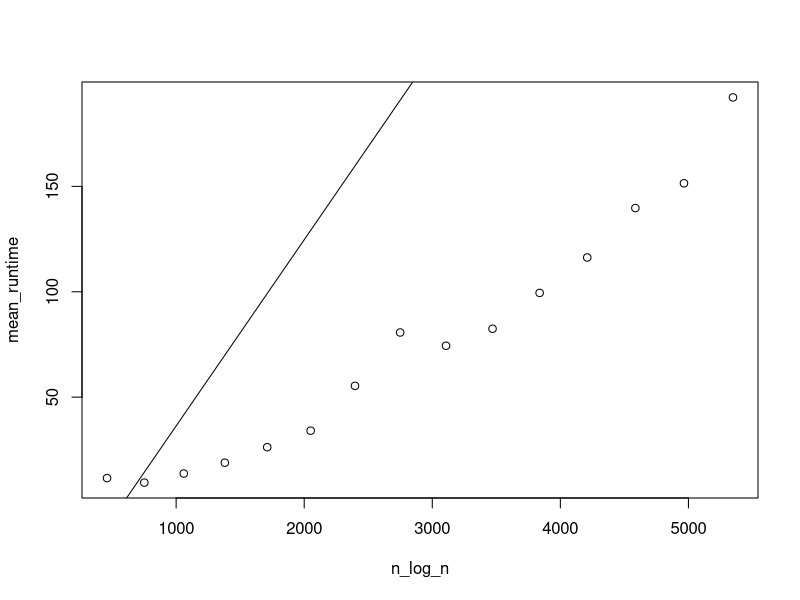

Write R code to recreate this figure.
library(microbenchmark)

whitneySquare <- setClass("whitneySquare",
    slots = c(
        x = "numeric",
        y = "numeric",
        w = "numeric"
    )
)

setMethod("initialize", "whitneySquare",
    function(.Object, x = numeric(0), y = numeric(0), w = numeric(0)) {
        .Object@x <- x
        .Object@y <- y
        .Object@w <- w
        return(.Object)
    }
)

setMethod("[", "whitneySquare", function(x,i,...) whitneySquare(x@x[i], x@y[i], x@w[i]))
setMethod("[<-", "whitneySquare", function(x,i,...,value) {
    x@x[i] <- value@x
    x@y[i] <- value@y
    x@w[i] <- value@w
    return(x)
})

setMethod("length", "whitneySquare", function(x) length(x@x))

setMethod("append", signature(x = "whitneySquare", values = "whitneySquare"), function(x, values, after = length(x)) {
    return(whitneySquare(append(x@x, values@x, after), append(x@y, values@y, after), append(x@w, values@w, after)))
})

quadtree <- setClass("quadtree",
    slots = c(
        squares = "whitneySquare",
        # root = "numeric",
        children = "matrix",
        rep_x = "numeric",
        rep_y = "numeric"
    )
)

setMethod("initialize", "quadtree",
    function(.Object, squares, children, rep_x, rep_y) {
        .Object@squares <- squares
        .Object@children <- children
        .Object@rep_x <- rep_x
        .Object@rep_y <- rep_y
        return(.Object)
    }
)

# [i,j] = whether the i-th square contains the j-th point
belong_ <- function(squares, x, y) {
    outer(squares@x, x, `<=`) & outer(squares@x + squares@w, x, `>`) & outer(squares@y, y, `<=`) & outer(squares@y + squares@w, y, `>`)
}

# z shaped
quadsect_ <- function(square) {
    square@w <- c(c(0.5,0.5,0.5,0.5) %*% t(square@w))
    square@x <- c(c(1,1,1,1) %*% t(square@x)) + square@w * c(0,1,0,1)
    square@y <- c(c(1,1,1,1) %*% t(square@y)) + square@w * c(0,0,1,1)
    return(square)
}

partition_ <- function(x, y) {
    squares <- whitneySquare(0, 0, 1)
    children <- matrix(NA, 1, 4)
    rep_x <- c(NA_integer_)
    rep_y <- c(NA_integer_)

    q <- c(1)

    while (length(q) > 0) {
        queue <- squares[q]
        contain_matrix <- belong_(queue, x, y)
        contain_count <- rowSums(contain_matrix)

        contain_one <- contain_count == 1
        is_internal <- contain_count > 1

        sub_squares <- quadsect_(queue[is_internal])
        sub_contain_matrix <- belong_(sub_squares, x, y)
        replaced <- c()
        i <- 0
        j <- 0
        for (internal in is_internal) {
            j <- j + 1
            if (!internal) next

            i <- i + 1
            is_empty <- rowSums(sub_contain_matrix[(4*i-3):(4*i),]) == 0
            if (sum(is_empty) == 3) {
                squares[q[j]] <- sub_squares[4*i - 4 + which(!is_empty)]
                replaced <- append(replaced, q[j])
                is_internal[j] <- FALSE
            }
        }

        if (sum(contain_one) == 1) {
            rep_x[q[contain_one]] <- x[contain_matrix[contain_one,]]
            rep_y[q[contain_one]] <- y[contain_matrix[contain_one,]]
        } else {
            rep_index <- apply(contain_matrix[contain_one,],1,function(x) which(x)[1])
            rep_x[q[contain_one]] <- x[rep_index]
            rep_y[q[contain_one]] <- y[rep_index]
        }
        
        rep_x <- append(rep_x, rep(NA_integer_, 4*sum(is_internal)))
        rep_y <- append(rep_y, rep(NA_integer_, 4*sum(is_internal)))
        
        if (any(is_internal)) {
            i <- apply(matrix(contain_matrix[is_internal,], ncol=length(x)), 1, function(row) min(which(row)))
            rep_x[q[is_internal]] <- x[i]
            rep_y[q[is_internal]] <- y[i]
        }

        squares <- append(squares, quadsect_(queue[is_internal]))

        children[q[is_internal],] <- matrix(nrow(children) + seq_len(4*sum(is_internal)), ncol=4, byrow = TRUE)
        q <- c(replaced, nrow(children) + seq_len(4*sum(is_internal)))

        children <- rbind(children, matrix(NA, 4*sum(is_internal), 4))
    }

    return(quadtree(
        squares,
        children,
        rep_x,
        rep_y
    ))
}

# TODO vectorize this function, at least for u
ws_pairs <- function(tree, u, v, s) {
    is_leaf <- function(i) {
        return(all(is.na(tree@children[i,])))
    }

    is_well_separated <- function(i, j) {
        if (is_leaf(i) & is_leaf(j)) return(TRUE)
        distance <- max(abs(tree@rep_x[i] - tree@rep_x[j]), abs(tree@rep_y[i] - tree@rep_y[j]))
        radius <- tree@squares@w[i] + tree@squares@w[j]

        return(radius < s * distance)
    }

    if ((is_leaf(u) & is_leaf(v) & u == v)) return(NULL)
    if (is.na(tree@rep_x[u]) | is.na(tree@rep_x[v])) return(NULL)
    
    else if (is_well_separated(u, v)) {
        return(c(u, v))
    } else {
        if (tree@squares@w[u] < tree@squares@w[v]) {
            children <- tree@children[v,]
            v <- u
        } else {
            children <- tree@children[u,]
        }
        children <- Filter(Negate(is.null), children)
        return(unlist(sapply(children, function(child) ws_pairs(tree, child, v, s))))
    }
}

rect.whitney <- function(squares, x, y) {
    for (i in seq_along(squares)) {
        square <- squares[i]

        hasPoint <- any((square@x <= x & x < square@x + square@w) & (square@y <= y & y < square@y + square@w))
        col <- ifelse(hasPoint, "pink", "lightgreen")

        rect(square@x, square@y, square@x + square@w, square@y + square@w, col = col)
    }

    points(x, y, col = "red")
}

tree.debug <- function(tree) {
    is_leaf <- function(i) {
        return(all(is.na(tree@children[i,])))
    }

    for (i in seq_along(tree@squares)) {
        if (!is_leaf(i)) next

        square <- tree@squares[i]
        rep_x <- tree@rep_x[i]
        rep_y <- tree@rep_y[i]

        col <- ifelse(!is.na(rep_x), "pink", "lightgreen")

        rect(square@x, square@y, square@x + square@w, square@y + square@w, col = col)

        if (!is.na(rep_x)) {
            points(rep_x, rep_y, col = "red")
        }
    }

    data <- cbind(tree@squares@x, tree@squares@y, tree@squares@w, tree@children, tree@rep_x, tree@rep_y)
    colnames(data) <- c("x", "y", "w", "c1", "c2", "c3", "c4", "rep_x", "rep_y")
    View(data)
}

set.seed(2020)
### ANCHOR tree

n_arr <- seq(100,800,50)
mean_runtime <- c()
for (n in n_arr) {
    x <- runif(n)
    y <- runif(n)
    cat("Running with ", n, "\n")
    t <- as.numeric(summary(microbenchmark(partition_(x, y), times=10))["mean"])
    mean_runtime <- append(mean_runtime, t)
    cat("Result: ", t, "\n\n")
}
n_log_n <- (n_arr * log(n_arr))
plot(n_log_n, mean_runtime)
print(lm(formula = mean_runtime ~ n_log_n))
n <- 100:800
lines((n)*log(n), 0.08834*(n)*log(n)-52)

# n <- 800
# x <- runif(n)
# y <- runif(n)
# tree <- partition_(x, y)
# View(ws_pairs(tree, 1, 1, 0.01))
# plot(c(0,1), c(0,1), type = "n")
# tree.debug(tree)
# points(x, y, pch = 3)
# tree@squares[c(195,72)]
# rect.whitney(tree@squares[c(195,72)], x, y)
###

### ANCHOR plot
# range <- seq(100, 1000, 100)
# out <- range
# j <- 1
# for(i in range) {
#     x <- runif(i)
#     y <- runif(i)

#     tree <- partition_(x, y)

#     out[j] <- length(ws_pairs(tree, 1, 1, 0.5))/2
#     print(out[j])
#     j <- j + 1
# }

# plot(range, out)
###